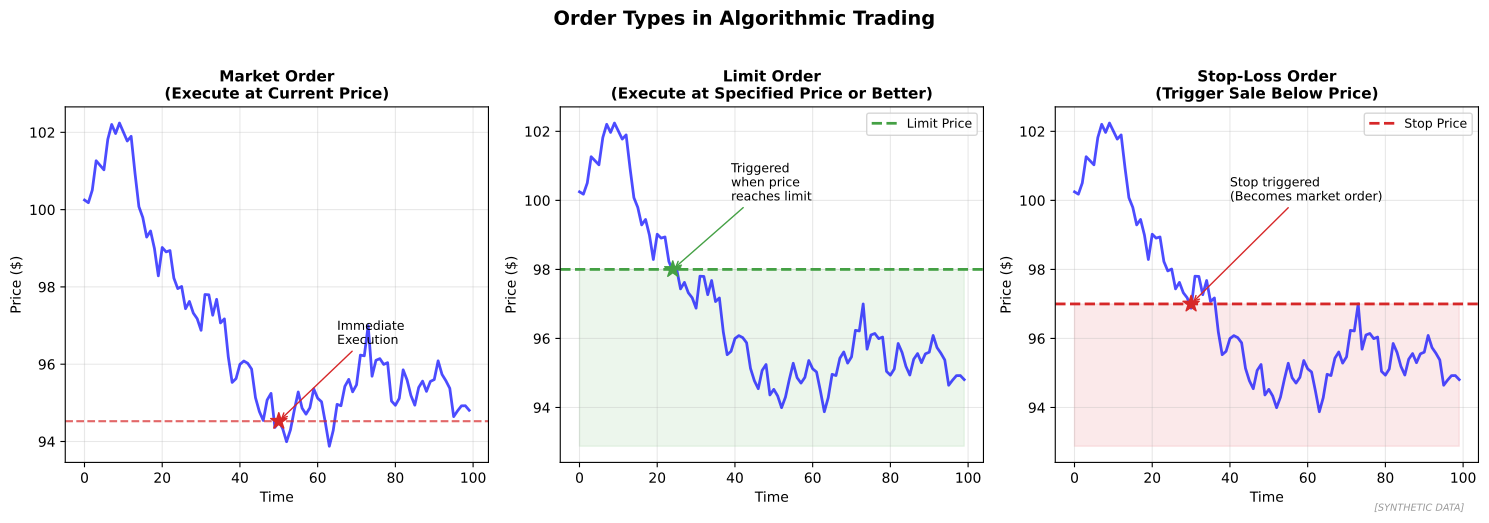

Python code for this plot:
"""
Order Types in Algorithmic Trading
Market, Limit, Stop orders explained

Output: order_types.pdf
Module: module_03_ai_ml
Lesson: 29 - Algorithmic Trading Concepts
"""

from pathlib import Path
import matplotlib.pyplot as plt
import numpy as np

CHART_METADATA = {
    'title': 'Order Types',
    'module': 'module_03_ai_ml',
    'lesson': 29,
    'url': 'https://github.com/Digital-AI-Finance/digital-finance/tree/main/module_03_ai_ml/figures/order_types'
}

plt.rcParams.update({'font.size': 10, 'axes.labelsize': 10})

def create_chart():
    fig, axes = plt.subplots(1, 3, figsize=(15, 5))

    np.random.seed(42)
    time = np.arange(100)
    price = 100 + np.cumsum(np.random.randn(100) * 0.5)

    # Market Order
    ax1 = axes[0]
    ax1.plot(time, price, 'b-', linewidth=2, alpha=0.7)
    exec_time, exec_price = 50, price[50]
    ax1.axhline(y=exec_price, color='#D62728', linestyle='--', linewidth=1.5, alpha=0.7)
    ax1.scatter([exec_time], [exec_price], color='#D62728', s=150, zorder=5, marker='*')
    ax1.annotate('Immediate\nExecution', xy=(exec_time, exec_price),
                xytext=(exec_time+15, exec_price+2), fontsize=9,
                arrowprops=dict(arrowstyle='->', color='#D62728'))
    ax1.set_title('Market Order\n(Execute at Current Price)', fontsize=11, fontweight='bold')
    ax1.set_xlabel('Time')
    ax1.set_ylabel('Price ($)')
    ax1.grid(True, alpha=0.3)

    # Limit Order
    ax2 = axes[1]
    ax2.plot(time, price, 'b-', linewidth=2, alpha=0.7)
    limit_price = 98
    ax2.axhline(y=limit_price, color='#44A044', linestyle='--', linewidth=2, label='Limit Price')
    # Find where price crosses limit
    cross_idx = np.where(price < limit_price)[0]
    if len(cross_idx) > 0:
        ax2.scatter([cross_idx[0]], [limit_price], color='#44A044', s=150, zorder=5, marker='*')
        ax2.annotate('Triggered\nwhen price\nreaches limit', xy=(cross_idx[0], limit_price),
                    xytext=(cross_idx[0]+15, limit_price+2), fontsize=9,
                    arrowprops=dict(arrowstyle='->', color='#44A044'))
    ax2.fill_between(time, limit_price, min(price)-1, alpha=0.1, color='#44A044')
    ax2.set_title('Limit Order\n(Execute at Specified Price or Better)', fontsize=11, fontweight='bold')
    ax2.set_xlabel('Time')
    ax2.set_ylabel('Price ($)')
    ax2.grid(True, alpha=0.3)
    ax2.legend(loc='upper right', fontsize=9)

    # Stop Loss Order
    ax3 = axes[2]
    ax3.plot(time, price, 'b-', linewidth=2, alpha=0.7)
    stop_price = 97
    ax3.axhline(y=stop_price, color='#D62728', linestyle='--', linewidth=2, label='Stop Price')
    cross_idx = np.where(price < stop_price)[0]
    if len(cross_idx) > 0:
        ax3.scatter([cross_idx[0]], [stop_price], color='#D62728', s=150, zorder=5, marker='*')
        ax3.annotate('Stop triggered\n(Becomes market order)', xy=(cross_idx[0], stop_price),
                    xytext=(cross_idx[0]+10, stop_price+3), fontsize=9,
                    arrowprops=dict(arrowstyle='->', color='#D62728'))
    ax3.fill_between(time, stop_price, min(price)-1, alpha=0.1, color='#D62728')
    ax3.set_title('Stop-Loss Order\n(Trigger Sale Below Price)', fontsize=11, fontweight='bold')
    ax3.set_xlabel('Time')
    ax3.set_ylabel('Price ($)')
    ax3.grid(True, alpha=0.3)
    ax3.legend(loc='upper right', fontsize=9)

    fig.suptitle('Order Types in Algorithmic Trading', fontsize=14, fontweight='bold', y=1.02)
    fig.text(0.98, 0.02, '[SYNTHETIC DATA]', fontsize=7, color='#999999', ha='right', style='italic')
    plt.tight_layout()

    output_path = Path(__file__).parent / 'order_types.pdf'
    plt.savefig(output_path, format='pdf', dpi=300, bbox_inches='tight')
    plt.close()
    print(f"Chart saved to: {output_path}")
    return output_path

if __name__ == '__main__':
    create_chart()
